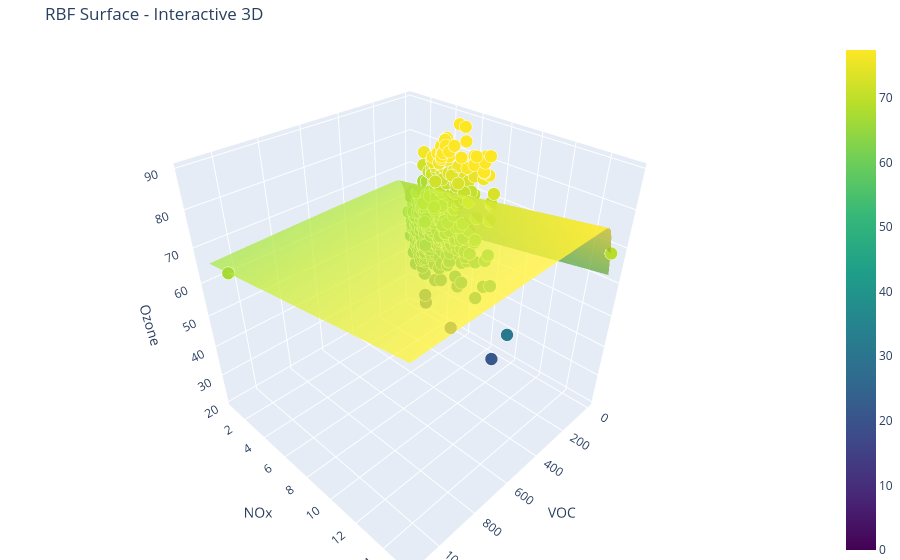

Here is the notebook cell this chart was saved with:
### Code cell
# Interactive 3D Plot (Plotly)
try:
    import plotly.graph_objects as go
except ImportError as exc:
    raise ImportError('Plotly is required for the interactive 3D view. Install it with `pip install plotly`.') from exc

plotly_scale = CONFIG['plot'].get('plotly_colorscale') or plot_cfg['cmap'].capitalize()
marker_size = max(plot_cfg['point_size'] / 4, 4)
value_max = locals().get('value_max', float(np.nanmax(value_grid)))


fig = go.Figure()
fig.add_surface(
    x=lon_grid,
    y=lat_grid,
    z=value_grid,
    colorscale=plotly_scale,
    opacity=plot_cfg['surface_alpha'],
    cmin=0,
    cmax=value_max,
    showscale=True,
    name='RBF surface',
)
fig.add_scatter3d(
    x=lon,
    y=lat,
    z=values,
    mode='markers',
    marker=dict(
        size=marker_size,
        color=values,
        colorscale=plotly_scale,
        line=dict(width=1, color='white'),
        cmin=0,
        cmax=value_max,
    ),
    name='Observed points',
)
fig.update_layout(
    title='RBF Surface - Interactive 3D',
    scene=dict(
        xaxis_title=lon_col,
        yaxis_title=lat_col,
        zaxis_title=value_col,
    ),
    margin=dict(l=0, r=0, t=40, b=0),
)

if SAVE_OUTPUTS:
    interactive_path = OUTPUT_DIR / f'{ARTIFACT_PREFIX}_interactive.html'
    fig.write_html(interactive_path, include_plotlyjs='cdn')

fig.show()

### Figure 1 — Plotly figure (JSON) as saved in the notebook; plotly's stock layout.template omitted (floating-point values rounded to 4 significant figures; data arrays with more than 128 entries replaced by an {"elided": "..."} marker saying what was removed)
{"data": [{"cmax": 77.42, "cmin": 0, "colorscale": [[0.0, "#440154"], [0.1111, "#482878"], [0.2222, "#3e4989"], [0.3333, "#31688e"], [0.4444, "#26828e"], [0.5556, "#1f9e89"], [0.6667, "#35b779"], [0.7778, "#6ece58"], [0.8889, "#b5de2b"], [1.0, "#fde725"]], "name": "RBF surface", "opacity": 0.75, "showscale": true, "x": {"elided": "75x75 float values"}, "y": {"elided": "75x75 float values"}, "z": {"elided": "75x75 float values"}, "type": "surface"}, {"marker": {"cmax": 77.42, "cmin": 0, "color": {"elided": "704 float values"}, "colorscale": [[0.0, "#440154"], [0.1111, "#482878"], [0.2222, "#3e4989"], [0.3333, "#31688e"], [0.4444, "#26828e"], [0.5556, "#1f9e89"], [0.6667, "#35b779"], [0.7778, "#6ece58"], [0.8889, "#b5de2b"], [1.0, "#fde725"]], "line": {"color": "white", "width": 1}, "size": 7.5}, "mode": "markers", "name": "Observed points", "x": {"elided": "704 float values"}, "y": {"elided": "704 float values"}, "z": {"elided": "704 float values"}, "type": "scatter3d"}], "layout": {"margin": {"l": 0, "r": 0, "t": 40, "b": 0}, "title": {"text": "RBF Surface - Interactive 3D"}, "scene": {"xaxis": {"title": {"text": "VOC"}}, "yaxis": {"title": {"text": "NOx"}}, "zaxis": {"title": {"text": "Ozone"}}}}}
